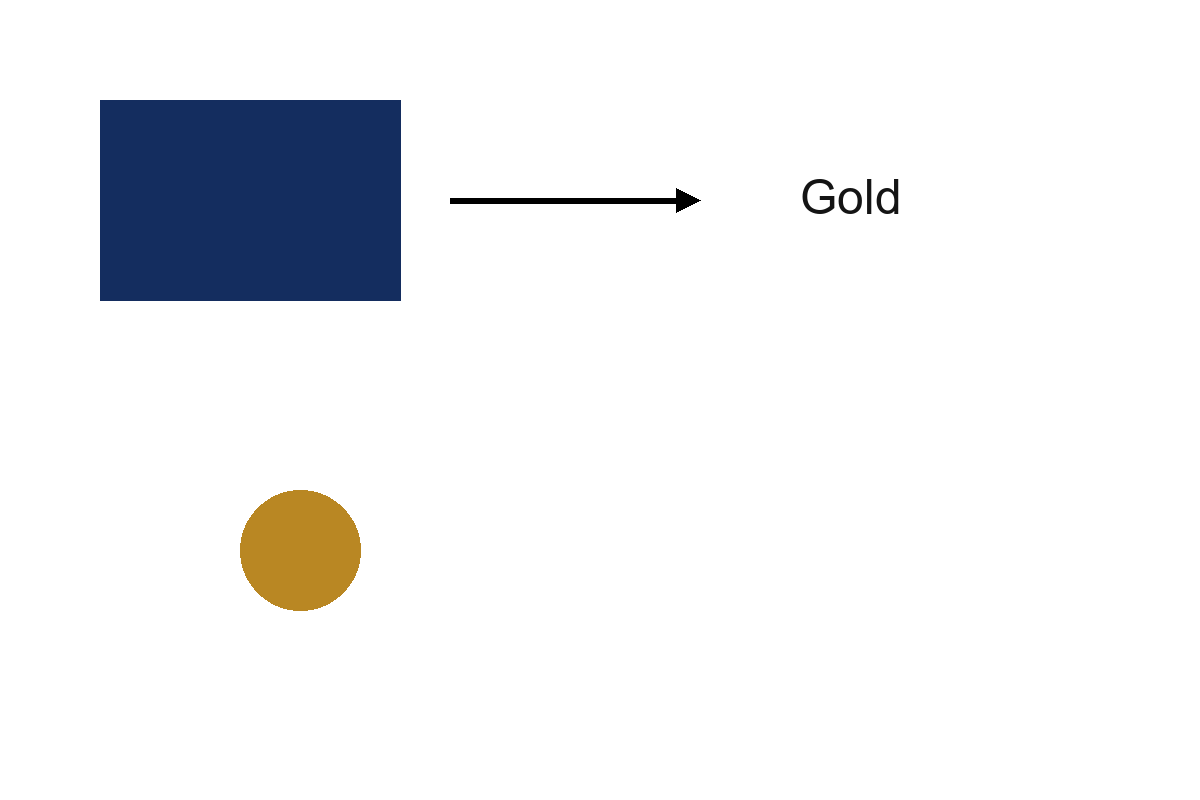
#> input picture studio/tools/rebuild/test/fixture.png, 1200 x 800 px
$ python qa_fig.py ../studio/tools/rebuild/test/fixture.png --dir ../studio/tools/rebuild/test
#> lines starting #> are read from the running program, lines starting #| are printed output that depends on the picture; after the words box and inside, x2 and y2 are one past the last pixel; in counts of white or black regions, pixels touching at a corner belong together
"""Measure a built figure against the drawing rules.

    py -3 -I qa/qa_fig.py out/sequence                 # key: reads out/sequence.png and out/sequence.pdf
    py -3 -I qa/qa_fig.py out/sequence.png --quick     # PNG checks only (ink, cells, band, blank): fast, used by the hook
    py -3 -I qa/qa_fig.py out/sequence --strictness strict --json

Checks (limits close to what we measured on a set of published antibody-design figures; use them as a guide):
  ink      share of pixels darker than 235 of 255 in any channel
  cells    share of the cells of a 20-column, 12-row grid with less than 1 % ink (empty cells)
  band     longest run of empty pixel rows, share of the height
  blank    largest empty axis-aligned rectangle of tiles (tile = 1/60 of the width), share of the area
  type     smallest text in the PDF, pt (the PDF page is the figure at final size)
  render   smallest embedded raster width, mm (structure renders; under 15 mm is an icon)
  words    words in the PDF against the budget of molecullage.json (schematic or plate)
  fonts    Arial only; pages: one; width: one of molecullage.json "widthMm"
  boxes    Nature mode only (standards.mode, default nature): share of the area that rectangles holding words cover, limit standards.natureMode.boxShareMax (25 %); from <key>.build.json
  typeMax  Nature mode only: warns when any text is above 8 pt (panel letters 8 pt, other text 7 pt or less)

Strictness (molecullage.json "strictness", or --strictness):
  normal   ink >= 9, cells <= 25, band <= 4, blank <= 6, type >= 6.5, render >= 20. A failed check is FAIL; words, fonts and width are warnings.
           In Nature mode, for a page whose box share is within the limit: ink >= 3, cells <= 50, blank <= 10 (standards.natureMode.density).
  strict   tighter limits: ink >= 20, cells <= 20, band <= 2.5, blank <= 4; type, render as normal. Words, fonts, width are FAIL too.
  loose    the normal limits, but every failed check is only a warning. The exit code stays 0.
A check that fails is reported with its reason. Nothing is changed.
"""
from __future__ import annotations

import argparse
import json
import sys
from pathlib import Path

import numpy as np
from PIL import Image

LIMITS = {
    "normal": dict(ink=(9.0, ">="), cells=(25.0, "<="), band=(4.0, "<="), blank=(6.0, "<="), type=(6.5, ">="), render=(20.0, ">=")),
    "strict": dict(ink=(20.0, ">="), cells=(20.0, "<="), band=(2.5, "<="), blank=(4.0, "<="), type=(6.5, ">="), render=(20.0, ">=")),
}
LIMITS["loose"] = LIMITS["normal"]
UNIT = dict(ink="%", cells="%", band="%", blank="%", type="pt", render="mm", words="", boxes="%", overplate="")
TOL = 0.06  # a CSS size of 6.5 pt prints as 6.495 pt
DEFAULT_WORDS = {"schematic": 130, "plate": 90}


def find_config(start: Path) -> dict:
    d = start.resolve()
    d = d if d.is_dir() else d.parent
    for p in [d, *d.parents]:
        if (p / "molecullage.json").exists():
            return json.loads((p / "molecullage.json").read_text(encoding="utf-8"))
    return {}


def largest_empty_rect(empty: np.ndarray) -> int:
    """Largest all-True rectangle in a boolean matrix (histogram method); returns its area in cells."""
    h = np.zeros(empty.shape[1], int)
    best = 0
    for row in empty:
        h = np.where(row, h + 1, 0)
        stack = []
        for i, v in enumerate(list(h) + [0]):
            start = i
            while stack and stack[-1][1] >= v:
                s, hh = stack.pop()
                best = max(best, hh * (i - s))
                start = s
            stack.append((start, v))
    return best


def png_metrics(png: Path) -> dict:
    return array_metrics(np.asarray(Image.open(png).convert("RGB")).astype(np.uint8))


def array_metrics(im: np.ndarray) -> dict:
    """The four raster marks of an RGB uint8 array (qa/audit_raster.py reuses this)."""
    H, W, _ = im.shape
#> H = 800; W = 1200
    dark235 = (im < 235).any(axis=2)
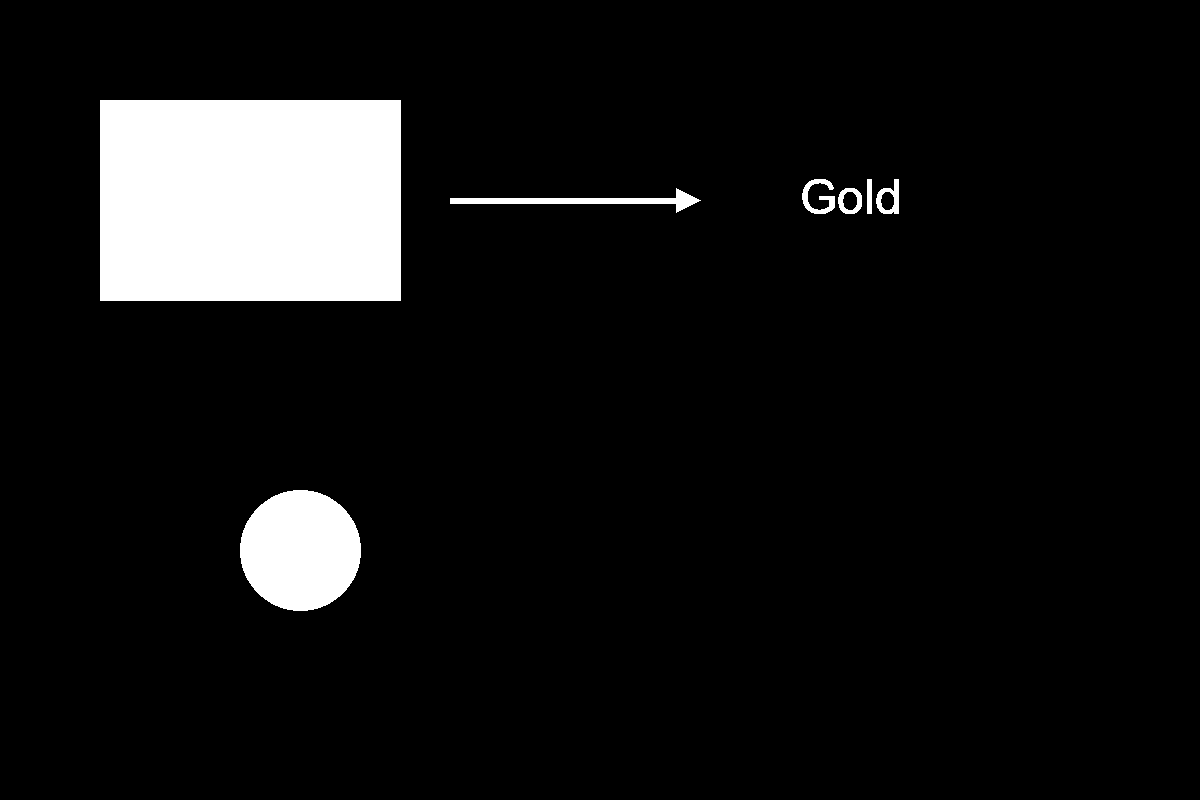
#> dark235: shape (800, 1200) bool; 7.8% white; 7 white regions, largest, box (x1, y1, x2, y2) and area: (100, 100, 401, 301) 60501, (240, 490, 361, 611) 11497, (450, 188, 701, 213) 1669
    gh, gw = H // 12, W // 20
#> gh = 66; gw = 60
    cells = dark235[: gh * 12, : gw * 20].reshape(12, gh, 20, gw).mean(axis=(1, 3)) >= 0.01
    rows = ~dark235.any(axis=1)
    run = best = 0
    for r in rows:
        run = run + 1 if r else 0
        best = max(best, run)
    tile = max(W // 60, 1)
#> tile = 20
    th, tw = H // tile, W // tile
#> th = 40; tw = 60
    d248 = (im < 248).any(axis=2)[: th * tile, : tw * tile].reshape(th, tile, tw, tile).mean(axis=(1, 3)) >= 0.01
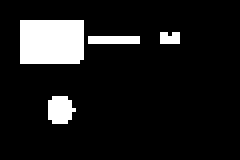
#> d248: shape (40, 60) bool (shown 4 times larger); 10.6% white; 4 white regions (1 under 20 px), largest, box (x1, y1, x2, y2) and area: (5, 5, 21, 16) 175, (12, 24, 19, 31) 39, (22, 9, 35, 11) 26
    return dict(ink=100.0 * dark235.mean(), cells=100.0 * (1 - cells.mean()), band=100.0 * best / H,
                blank=100.0 * largest_empty_rect(~d248) / (th * tw))
#> the loop in largest_empty_rect, `for row in empty:` made 40 passes
#> after the loop in largest_empty_rect, `for row in empty:`: h = 60 values, max 40 at index 0, min 9 at index 13, mean 30.78


# [59 lines left out: functions pdf_metrics, judge, not called in this run]


def run(target: str, outdir: str | None = None, strictness: str | None = None, kind: str = "schematic", quick: bool = False) -> dict:
    t = Path(target)
    base = (Path(outdir) / t.name) if outdir else t
    base = base.with_suffix("") if base.suffix.lower() in (".png", ".pdf") else base
    png, pdf = base.with_suffix(".png"), base.with_suffix(".pdf")
    cfg = find_config(png.parent)
    strictness = strictness or cfg.get("strictness", "normal")
    if strictness not in LIMITS:
        raise SystemExit(f"strictness must be normal, strict or loose, not {strictness!r}")
    if not png.exists():
        raise SystemExit(f"not found: {png}")
    m = png_metrics(png)
#> m = {'ink': 7.82, 'cells': 83.33, 'band': 23.62, 'blank': 47.12}
    bj = base.with_suffix(".build.json")      # written by build.mjs; the quick run reads it too, so Nature-mode plot densities apply in the hook
    if bj.exists():
        b = json.loads(bj.read_text(encoding="utf-8"))
        m.update({k: b[k] for k in ("boxShare", "boxes", "nestedBoxes", "textPt") if k in b})
    if not quick:
        if not pdf.exists():
#> (the run stopped early here; a loop or call above may not have finished)
